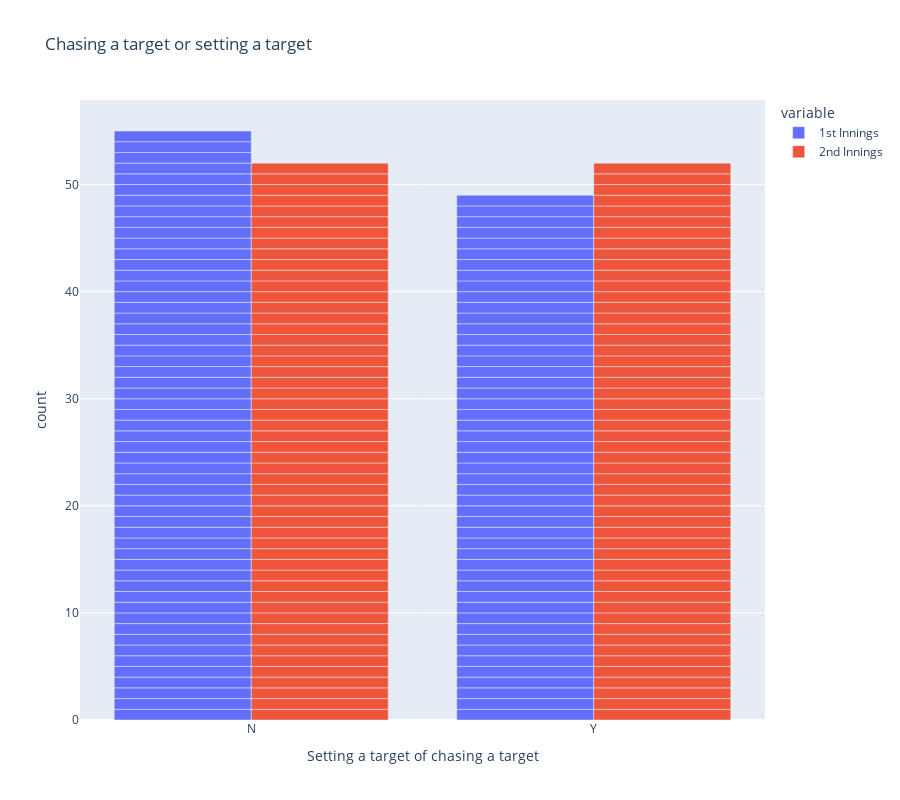

The notebook cell this image was saved under:
### Code cell
px.bar(asia_cup, y = ['1st Innings', '2nd Innings'], barmode = 'group',
      title = 'Chasing a target or setting a target', labels = {'value': 'Setting a target of chasing a target'},
      height = 800)

### Figure 1 — Plotly figure (JSON) as saved in the notebook; plotly's stock layout.template omitted (floating-point values rounded to 4 significant figures)
{"data": [{"alignmentgroup": "True", "hovertemplate": "variable=1st Innings<br>Setting a target of chasing a target=%{x}<br>count=%{y}<extra></extra>", "legendgroup": "1st Innings", "marker": {"color": "#636efa", "pattern": {"shape": ""}}, "name": "1st Innings", "offsetgroup": "1st Innings", "orientation": "v", "showlegend": true, "textposition": "auto", "type": "bar", "x": ["N", "N", "Y", "Y", "N", "N", "N", "N", "N", "Y", "Y", "N", "N", "N", "N", "Y", "Y", "N", "N", "Y", "Y", "N", "N", "N", "N", "Y", "Y", "N", "N", "N", "Y", "N", "N", "N", "N", "Y", "Y", "Y", "N", "Y", "Y", "Y", "Y", "Y", "Y", "Y", "N", "N", "N", "Y", "Y", "N", "Y", "Y", "Y", "Y", "Y", "Y", "N", "N", "Y", "Y", "N", "N", "N", "Y", "Y", "N", "Y", "N", "Y", "N", "Y", "Y", "Y", "N", "N", "N", "N", "Y", "Y", "N", "Y", "N", "Y", "N", "Y", "N", "N", "N", "N", "Y", "N", "Y", "Y", "N", "Y", "N", "N", "N", "Y", "N", "Y", "N"], "xaxis": "x", "y": [1, 1, 1, 1, 1, 1, 1, 1, 1, 1, 1, 1, 1, 1, 1, 1, 1, 1, 1, 1, 1, 1, 1, 1, 1, 1, 1, 1, 1, 1, 1, 1, 1, 1, 1, 1, 1, 1, 1, 1, 1, 1, 1, 1, 1, 1, 1, 1, 1, 1, 1, 1, 1, 1, 1, 1, 1, 1, 1, 1, 1, 1, 1, 1, 1, 1, 1, 1, 1, 1, 1, 1, 1, 1, 1, 1, 1, 1, 1, 1, 1, 1, 1, 1, 1, 1, 1, 1, 1, 1, 1, 1, 1, 1, 1, 1, 1, 1, 1, 1, 1, 1, 1, 1], "yaxis": "y"}, {"alignmentgroup": "True", "hovertemplate": "variable=2nd Innings<br>Setting a target of chasing a target=%{x}<br>count=%{y}<extra></extra>", "legendgroup": "2nd Innings", "marker": {"color": "#EF553B", "pattern": {"shape": ""}}, "name": "2nd Innings", "offsetgroup": "2nd Innings", "orientation": "v", "showlegend": true, "textposition": "auto", "type": "bar", "x": ["Y", "Y", "N", "N", "Y", "Y", "Y", "Y", "Y", "N", "N", "Y", "Y", "Y", "Y", "N", "N", "Y", "Y", "N", "N", "Y", "Y", "Y", "Y", "N", "N", "Y", "N", "N", "N", "Y", "Y", "Y", "Y", "N", "N", "N", "Y", "N", "N", "N", "N", "N", "N", "N", "Y", "Y", "Y", "N", "N", "Y", "N", "N", "N", "N", "N", "N", "Y", "Y", "N", "N", "Y", "Y", "Y", "N", "N", "Y", "N", "Y", "N", "Y", "N", "N", "N", "Y", "Y", "Y", "Y", "N", "N", "Y", "N", "Y", "N", "Y", "N", "Y", "Y", "Y", "Y", "N", "Y", "N", "N", "Y", "N", "Y", "Y", "Y", "N", "N", "N", "Y"], "xaxis": "x", "y": [1, 1, 1, 1, 1, 1, 1, 1, 1, 1, 1, 1, 1, 1, 1, 1, 1, 1, 1, 1, 1, 1, 1, 1, 1, 1, 1, 1, 1, 1, 1, 1, 1, 1, 1, 1, 1, 1, 1, 1, 1, 1, 1, 1, 1, 1, 1, 1, 1, 1, 1, 1, 1, 1, 1, 1, 1, 1, 1, 1, 1, 1, 1, 1, 1, 1, 1, 1, 1, 1, 1, 1, 1, 1, 1, 1, 1, 1, 1, 1, 1, 1, 1, 1, 1, 1, 1, 1, 1, 1, 1, 1, 1, 1, 1, 1, 1, 1, 1, 1, 1, 1, 1, 1], "yaxis": "y"}], "layout": {"barmode": "group", "height": 800, "legend": {"title": {"text": "variable"}, "tracegroupgap": 0}, "title": {"text": "Chasing a target or setting a target"}, "xaxis": {"anchor": "y", "domain": [0, 1], "title": {"text": "Setting a target of chasing a target"}}, "yaxis": {"anchor": "x", "domain": [0, 1], "title": {"text": "count"}}}}
